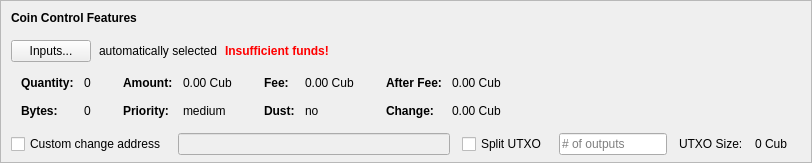
    <widget class="QFrame" name="frameCoinControl">
     <property name="sizePolicy">
      <sizepolicy hsizetype="Expanding" vsizetype="Expanding">
       <horstretch>0</horstretch>
       <verstretch>0</verstretch>
      </sizepolicy>
     </property>
     <property name="maximumSize">
      <size>
       <width>16777215</width>
       <height>16777215</height>
      </size>
     </property>
     <property name="frameShape">
      <enum>QFrame::StyledPanel</enum>
     </property>
     <property name="frameShadow">
      <enum>QFrame::Sunken</enum>
     </property>
     <layout class="QVBoxLayout" name="verticalLayoutCoinControl2">
      <property name="spacing">
       <number>0</number>
      </property>
      <property name="leftMargin">
       <number>0</number>
      </property>
      <property name="topMargin">
       <number>0</number>
      </property>
      <property name="rightMargin">
       <number>0</number>
      </property>
      <property name="bottomMargin">
       <number>6</number>
      </property>
      <item>
       <layout class="QVBoxLayout" name="verticalLayoutCoinControl" stretch="0,0,0,0,1">
        <property name="spacing">
         <number>0</number>
        </property>
        <property name="leftMargin">
         <number>10</number>
        </property>
        <property name="topMargin">
         <number>10</number>
        </property>
        <item>
         <layout class="QHBoxLayout" name="horizontalLayoutCoinControl1">
          <property name="bottomMargin">
           <number>15</number>
          </property>
          <item>
           <widget class="QLabel" name="labelCoinControlFeatures">
            <property name="sizePolicy">
             <sizepolicy hsizetype="Preferred" vsizetype="Maximum">
              <horstretch>0</horstretch>
              <verstretch>0</verstretch>
             </sizepolicy>
            </property>
            <property name="font">
             <font>
              <weight>75</weight>
              <bold>true</bold>
             </font>
            </property>
            <property name="styleSheet">
             <string notr="true">font-weight:bold;</string>
            </property>
            <property name="text">
             <string>Coin Control Features</string>
            </property>
           </widget>
          </item>
         </layout>
        </item>
        <item>
         <layout class="QHBoxLayout" name="horizontalLayoutCoinControl2" stretch="0,0,0,0">
          <property name="spacing">
           <number>8</number>
          </property>
          <property name="bottomMargin">
           <number>10</number>
          </property>
          <item>
           <widget class="QPushButton" name="pushButtonCoinControl">
            <property name="styleSheet">
             <string notr="true"/>
            </property>
            <property name="text">
             <string>Inputs...</string>
            </property>
            <property name="autoDefault">
             <bool>false</bool>
            </property>
           </widget>
          </item>
          <item>
           <widget class="QLabel" name="labelCoinControlAutomaticallySelected">
            <property name="text">
             <string>automatically selected</string>
            </property>
            <property name="margin">
             <number>5</number>
            </property>
           </widget>
          </item>
          <item>
           <widget class="QLabel" name="labelCoinControlInsuffFunds">
            <property name="font">
             <font>
              <weight>75</weight>
              <bold>true</bold>
             </font>
            </property>
            <property name="styleSheet">
             <string notr="true">color:red;font-weight:bold;</string>
            </property>
            <property name="text">
             <string>Insufficient funds!</string>
            </property>
            <property name="margin">
             <number>5</number>
            </property>
           </widget>
          </item>
          <item>
           <spacer name="horizontalSpacerCoinControl">
            <property name="orientation">
             <enum>Qt::Horizontal</enum>
            </property>
            <property name="sizeHint" stdset="0">
             <size>
              <width>40</width>
              <height>1</height>
             </size>
            </property>
           </spacer>
          </item>
         </layout>
        </item>
        <item>
         <widget class="QWidget" name="widgetCoinControl" native="true">
          <property name="sizePolicy">
           <sizepolicy hsizetype="Preferred" vsizetype="Preferred">
            <horstretch>0</horstretch>
            <verstretch>0</verstretch>
           </sizepolicy>
          </property>
          <property name="minimumSize">
           <size>
            <width>0</width>
            <height>0</height>
           </size>
          </property>
          <property name="styleSheet">
           <string notr="true"/>
          </property>
          <layout class="QHBoxLayout" name="horizontalLayoutCoinControl5">
           <property name="leftMargin">
            <number>0</number>
           </property>
           <property name="topMargin">
            <number>0</number>
           </property>
           <property name="rightMargin">
            <number>0</number>
           </property>
           <property name="bottomMargin">
            <number>0</number>
           </property>
           <item>
            <layout class="QHBoxLayout" name="horizontalLayoutCoinControl3" stretch="0,0,0,1">
             <property name="spacing">
              <number>20</number>
             </property>
             <property name="topMargin">
              <number>0</number>
             </property>
             <property name="bottomMargin">
              <number>10</number>
             </property>
             <item>
              <layout class="QFormLayout" name="formLayoutCoinControl1">
               <property name="horizontalSpacing">
                <number>10</number>
               </property>
               <property name="verticalSpacing">
                <number>14</number>
               </property>
               <property name="leftMargin">
                <number>10</number>
               </property>
               <property name="topMargin">
                <number>4</number>
               </property>
               <property name="rightMargin">
                <number>6</number>
               </property>
               <item row="0" column="0">
                <widget class="QLabel" name="labelCoinControlQuantityText">
                 <property name="font">
                  <font>
                   <weight>75</weight>
                   <bold>true</bold>
                  </font>
                 </property>
                 <property name="text">
                  <string>Quantity:</string>
                 </property>
                 <property name="margin">
                  <number>0</number>
                 </property>
                </widget>
               </item>
               <item row="0" column="1">
                <widget class="QLabel" name="labelCoinControlQuantity">
                 <property name="cursor">
                  <cursorShape>IBeamCursor</cursorShape>
                 </property>
                 <property name="contextMenuPolicy">
                  <enum>Qt::ActionsContextMenu</enum>
                 </property>
                 <property name="text">
                  <string notr="true">0</string>
                 </property>
                 <property name="margin">
                  <number>0</number>
                 </property>
                 <property name="textInteractionFlags">
                  <set>Qt::LinksAccessibleByMouse|Qt::TextSelectableByKeyboard|Qt::TextSelectableByMouse</set>
                 </property>
                </widget>
               </item>
               <item row="1" column="0">
                <widget class="QLabel" name="labelCoinControlBytesText">
                 <property name="font">
                  <font>
                   <weight>75</weight>
                   <bold>true</bold>
                  </font>
                 </property>
                 <property name="text">
                  <string>Bytes:</string>
                 </property>
                </widget>
               </item>
               <item row="1" column="1">
                <widget class="QLabel" name="labelCoinControlBytes">
                 <property name="cursor">
                  <cursorShape>IBeamCursor</cursorShape>
                 </property>
                 <property name="contextMenuPolicy">
                  <enum>Qt::ActionsContextMenu</enum>
                 </property>
                 <property name="text">
                  <string notr="true">0</string>
                 </property>
                 <property name="textInteractionFlags">
                  <set>Qt::LinksAccessibleByMouse|Qt::TextSelectableByKeyboard|Qt::TextSelectableByMouse</set>
                 </property>
                </widget>
               </item>
              </layout>
             </item>
             <item>
              <layout class="QFormLayout" name="formLayoutCoinControl2">
               <property name="horizontalSpacing">
                <number>10</number>
               </property>
               <property name="verticalSpacing">
                <number>14</number>
               </property>
               <property name="leftMargin">
                <number>6</number>
               </property>
               <property name="topMargin">
                <number>4</number>
               </property>
               <property name="rightMargin">
                <number>6</number>
               </property>
               <item row="0" column="0">
                <widget class="QLabel" name="labelCoinControlAmountText">
                 <property name="font">
                  <font>
                   <weight>75</weight>
                   <bold>true</bold>
                  </font>
                 </property>
                 <property name="text">
                  <string>Amount:</string>
                 </property>
                 <property name="margin">
                  <number>0</number>
                 </property>
                </widget>
               </item>
               <item row="0" column="1">
                <widget class="QLabel" name="labelCoinControlAmount">
                 <property name="cursor">
                  <cursorShape>IBeamCursor</cursorShape>
                 </property>
                 <property name="contextMenuPolicy">
                  <enum>Qt::ActionsContextMenu</enum>
                 </property>
                 <property name="text">
                  <string notr="true">0.00 Cub</string>
                 </property>
                 <property name="textInteractionFlags">
                  <set>Qt::LinksAccessibleByMouse|Qt::TextSelectableByKeyboard|Qt::TextSelectableByMouse</set>
                 </property>
                </widget>
               </item>
               <item row="1" column="0">
                <widget class="QLabel" name="labelCoinControlPriorityText">
                 <property name="font">
                  <font>
                   <weight>75</weight>
                   <bold>true</bold>
                  </font>
                 </property>
                 <property name="text">
                  <string>Priority:</string>
                 </property>
                </widget>
               </item>
               <item row="1" column="1">
                <widget class="QLabel" name="labelCoinControlPriority">
                 <property name="cursor">
                  <cursorShape>IBeamCursor</cursorShape>
                 </property>
                 <property name="contextMenuPolicy">
                  <enum>Qt::ActionsContextMenu</enum>
                 </property>
                 <property name="text">
                  <string>medium</string>
                 </property>
                 <property name="textInteractionFlags">
                  <set>Qt::LinksAccessibleByMouse|Qt::TextSelectableByKeyboard|Qt::TextSelectableByMouse</set>
                 </property>
                </widget>
               </item>
              </layout>
             </item>
             <item>
              <layout class="QFormLayout" name="formLayoutCoinControl3">
               <property name="horizontalSpacing">
                <number>10</number>
               </property>
               <property name="verticalSpacing">
                <number>14</number>
               </property>
               <property name="leftMargin">
                <number>6</number>
               </property>
               <property name="topMargin">
                <number>4</number>
               </property>
               <property name="rightMargin">
                <number>6</number>
               </property>
               <item row="0" column="0">
                <widget class="QLabel" name="labelCoinControlFeeText">
                 <property name="font">
                  <font>
                   <weight>75</weight>
                   <bold>true</bold>
                  </font>
                 </property>
                 <property name="text">
                  <string>Fee:</string>
                 </property>
                 <property name="margin">
                  <number>0</number>
                 </property>
                </widget>
               </item>
               <item row="0" column="1">
                <widget class="QLabel" name="labelCoinControlFee">
                 <property name="cursor">
                  <cursorShape>IBeamCursor</cursorShape>
                 </property>
                 <property name="contextMenuPolicy">
                  <enum>Qt::ActionsContextMenu</enum>
                 </property>
                 <property name="text">
                  <string notr="true">0.00 Cub</string>
                 </property>
                 <property name="textInteractionFlags">
                  <set>Qt::LinksAccessibleByMouse|Qt::TextSelectableByKeyboard|Qt::TextSelectableByMouse</set>
                 </property>
                </widget>
               </item>
               <item row="1" column="0">
                <widget class="QLabel" name="labelCoinControlLowOutputText">
                 <property name="font">
                  <font>
                   <weight>75</weight>
                   <bold>true</bold>
                  </font>
                 </property>
                 <property name="text">
                  <string>Dust:</string>
                 </property>
                </widget>
               </item>
               <item row="1" column="1">
                <widget class="QLabel" name="labelCoinControlLowOutput">
                 <property name="cursor">
                  <cursorShape>IBeamCursor</cursorShape>
                 </property>
                 <property name="contextMenuPolicy">
                  <enum>Qt::ActionsContextMenu</enum>
                 </property>
                 <property name="text">
                  <string>no</string>
                 </property>
                 <property name="textInteractionFlags">
                  <set>Qt::LinksAccessibleByMouse|Qt::TextSelectableByKeyboard|Qt::TextSelectableByMouse</set>
                 </property>
                </widget>
               </item>
              </layout>
             </item>
             <item>
              <layout class="QFormLayout" name="formLayoutCoinControl4">
               <property name="horizontalSpacing">
                <number>10</number>
               </property>
               <property name="verticalSpacing">
                <number>14</number>
               </property>
               <property name="leftMargin">
                <number>6</number>
               </property>
               <property name="topMargin">
                <number>4</number>
               </property>
               <property name="rightMargin">
                <number>6</number>
               </property>
               <item row="0" column="0">
                <widget class="QLabel" name="labelCoinControlAfterFeeText">
                 <property name="font">
                  <font>
                   <weight>75</weight>
                   <bold>true</bold>
                  </font>
                 </property>
                 <property name="text">
                  <string>After Fee:</string>
                 </property>
                 <property name="margin">
                  <number>0</number>
                 </property>
                </widget>
               </item>
               <item row="0" column="1">
                <widget class="QLabel" name="labelCoinControlAfterFee">
                 <property name="cursor">
                  <cursorShape>IBeamCursor</cursorShape>
                 </property>
                 <property name="contextMenuPolicy">
                  <enum>Qt::ActionsContextMenu</enum>
                 </property>
                 <property name="text">
                  <string notr="true">0.00 Cub</string>
                 </property>
                 <property name="textInteractionFlags">
                  <set>Qt::LinksAccessibleByMouse|Qt::TextSelectableByKeyboard|Qt::TextSelectableByMouse</set>
                 </property>
                </widget>
               </item>
               <item row="1" column="0">
                <widget class="QLabel" name="labelCoinControlChangeText">
                 <property name="font">
                  <font>
                   <weight>75</weight>
                   <bold>true</bold>
                  </font>
                 </property>
                 <property name="text">
                  <string>Change:</string>
                 </property>
                </widget>
               </item>
               <item row="1" column="1">
                <widget class="QLabel" name="labelCoinControlChange">
                 <property name="cursor">
                  <cursorShape>IBeamCursor</cursorShape>
                 </property>
                 <property name="contextMenuPolicy">
                  <enum>Qt::ActionsContextMenu</enum>
                 </property>
                 <property name="text">
                  <string notr="true">0.00 Cub</string>
                 </property>
                 <property name="textInteractionFlags">
                  <set>Qt::LinksAccessibleByMouse|Qt::TextSelectableByKeyboard|Qt::TextSelectableByMouse</set>
                 </property>
                </widget>
               </item>
              </layout>
             </item>
            </layout>
           </item>
          </layout>
         </widget>
        </item>
        <item>
         <layout class="QHBoxLayout" name="horizontalLayoutCoinControl4" stretch="0,0,0,0,0,0,0">
          <property name="spacing">
           <number>12</number>
          </property>
          <property name="sizeConstraint">
           <enum>QLayout::SetDefaultConstraint</enum>
          </property>
          <property name="topMargin">
           <number>5</number>
          </property>
          <property name="rightMargin">
           <number>5</number>
          </property>
          <item>
           <widget class="QCheckBox" name="checkBoxCoinControlChange">
            <property name="toolTip">
             <string>If this is activated, but the change address is empty or invalid, change will be sent to a newly generated address.</string>
            </property>
            <property name="text">
             <string>Custom change address</string>
            </property>
           </widget>
          </item>
          <item>
           <widget class="QValidatedLineEdit" name="lineEditCoinControlChange">
            <property name="enabled">
             <bool>false</bool>
            </property>
            <property name="sizePolicy">
             <sizepolicy hsizetype="Expanding" vsizetype="Fixed">
              <horstretch>0</horstretch>
              <verstretch>0</verstretch>
             </sizepolicy>
            </property>
           </widget>
          </item>
          <item>
           <widget class="QCheckBox" name="splitBlockCheckBox">
            <property name="text">
             <string>Split UTXO</string>
            </property>
           </widget>
          </item>
          <item>
           <widget class="QLineEdit" name="splitBlockLineEdit">
            <property name="sizePolicy">
             <sizepolicy hsizetype="Fixed" vsizetype="Fixed">
              <horstretch>50</horstretch>
              <verstretch>0</verstretch>
             </sizepolicy>
            </property>
            <property name="placeholderText">
             <string># of outputs</string>
            </property>
           </widget>
          </item>
          <item>
           <widget class="QLabel" name="labelBlockSizeText">
            <property name="text">
             <string>UTXO Size:</string>
            </property>
           </widget>
          </item>
          <item>
           <widget class="QLabel" name="labelBlockSize">
            <property name="text">
             <string>0 Cub</string>
            </property>
           </widget>
          </item>
          <item>
           <widget class="QLabel" name="labelCoinControlChangeLabel">
            <property name="sizePolicy">
             <sizepolicy hsizetype="Preferred" vsizetype="Expanding">
              <horstretch>0</horstretch>
              <verstretch>0</verstretch>
             </sizepolicy>
            </property>
            <property name="minimumSize">
             <size>
              <width>0</width>
              <height>0</height>
             </size>
            </property>
            <property name="text">
             <string/>
            </property>
            <property name="margin">
             <number>3</number>
            </property>
           </widget>
          </item>
         </layout>
        </item>
        <item>
         <spacer name="verticalSpacerCoinControl">
          <property name="orientation">
           <enum>Qt::Vertical</enum>
          </property>
          <property name="sizeHint" stdset="0">
           <size>
            <width>800</width>
            <height>1</height>
           </size>
          </property>
         </spacer>
        </item>
       </layout>
      </item>
     </layout>
    </widget>
